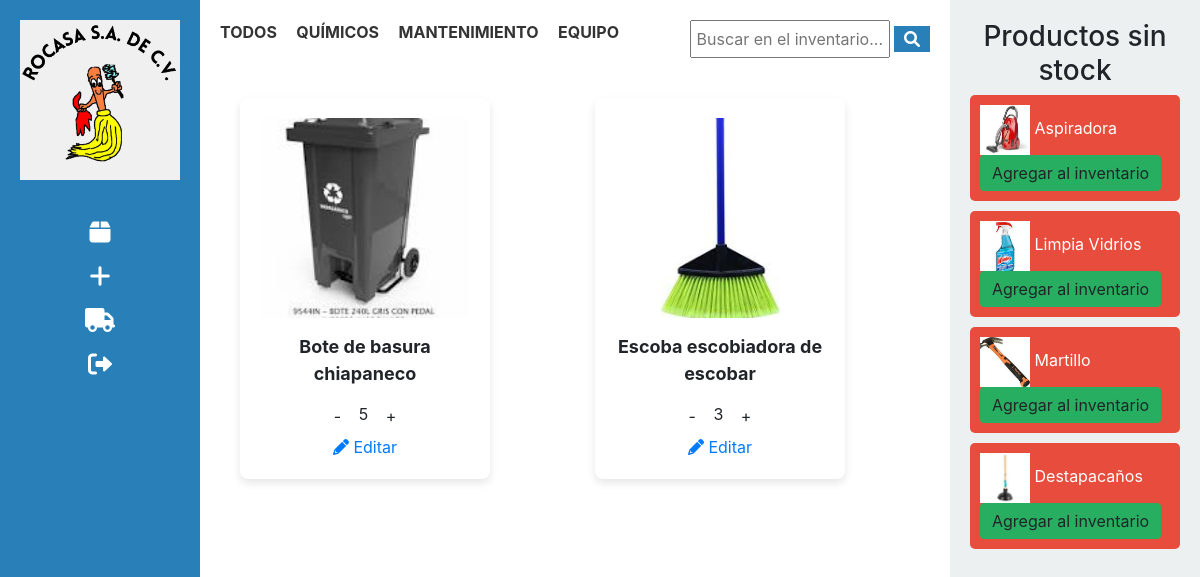
/ (signed in), run on the app's committed database.
### app.py (models this page shows)
class Producto(db.Model):
    id = db.Column(db.Integer, primary_key=True)
    nombre = db.Column(db.String(150), nullable=False)
    cantidad = db.Column(db.Integer, nullable=False)
    imagen_url = db.Column(db.String(200), nullable=False)
    categoria = db.Column(db.String(100), nullable=False)

### app.py (the view)
@app.route('/')
@login_required
def index():
    categoria = request.args.get('categoria')
    if categoria:
        productos = Producto.query.filter(Producto.categoria == categoria, Producto.cantidad > 0).all()
    else:
        productos = Producto.query.filter(Producto.cantidad > 0).all()
    productos_out_of_stock = Producto.query.filter_by(cantidad=0).all()
    return render_template('index.html', productos=productos, productos_out_of_stock=productos_out_of_stock, categoria=categoria)

### app.py (called while the page is built)
@app.after_request
def no_cache(response):
    response.headers['Cache-Control'] = 'no-store'
    response.headers['Pragma'] = 'no-cache'
    response.headers['Expires'] = '0'
    return response

@login_manager.user_loader
def load_user(user_id):
    return Usuario.query.get(int(user_id))  # Esto carga al usuario desde la base de datos por su ID

### templates/index.html (shortened to what this page needs)
<html lang="es">
<head>
    <link rel="stylesheet" href="https://cdnjs.cloudflare.com/ajax/libs/font-awesome/6.0.0-beta3/css/all.min.css">
    <link rel="stylesheet" href="/static/css/style.css">
    <link rel="stylesheet" href="https://stackpath.bootstrapcdn.com/bootstrap/4.5.2/css/bootstrap.min.css">
</head>
<body>
    <div class="sidebar-left">
        <img src="/static/images/rocasalogo.png" alt="Logo">
        <i class="fas fa-box" onclick="location.href='/index'; window.location.reload();"></i>
        <i class="fas fa-plus" onclick="location.href='/agregar_producto'"></i>
        <i class="fas fa-truck" onclick="location.href='/surtir_producto'"></i>
    <i class="fas fa-sign-out-alt" onclick="logoutAndRefresh()"></i>
    </div>
    <div class="main-content">
        <div class="header">
            <div class="categories">
                <a href="{{ url_for('index') }}">TODOS</a>
                <a href="{{ url_for('index', categoria='quimicos') }}">QUÍMICOS</a>
                <a href="{{ url_for('index', categoria='mantenimiento') }}">MANTENIMIENTO</a>
                <a href="{{ url_for('index', categoria='equipo') }}">EQUIPO</a>
            </div>
            <div class="search-container">
                <input type="text" placeholder="Buscar en el inventario...">
                <button><i class="fas fa-search"></i></button>
            </div>
        </div>
        <div class="product-grid">
            {% for producto in productos %}
                <div class="product-card">
                    <img src="{{ url_for('static', filename='uploads/' + producto.imagen_url) }}" alt="{{ producto.nombre }}">
                    <div class="product-name">{{ producto.nombre }}</div>
                    <div class="quantity">
                        <form method="POST" action="{{ url_for('update_quantity') }}">
                            <button type="submit" class="btn" name="action" value="decrementar">-</button>
                            <span class="{{ 'low-stock' if producto.cantidad == 1 else '' }}">
                                {{ producto.cantidad }}
                            </span>
                            <button type="submit" class="btn" name="action" value="incrementar">+</button>
                        </form>
                    </div>
                    <div class="edit-btn">
                        <a href="{{ url_for('editar_producto', producto_id=producto.id) }}">
                            <i class="fa fa-pencil"></i> Editar
                        </a>
                    </div>
                </div>
            {% else %}
                <div>No hay productos disponibles en esta categoría.</div>
            {% endfor %}
        </div>
    </div>
    <div class="sidebar-right">
        <h3>Productos sin stock</h3>
        {% for producto in productos_out_of_stock %}
            <div class="product-out-of-stock">
                <img src="{{ url_for('static', filename='uploads/' + producto.imagen_url) }}" alt="{{ producto.nombre }}" style="width: 50px; height: 50px;">
                {{ producto.nombre }}
                <form method="POST" action="{{ url_for('update_quantity') }}">
                    <button type="submit" class="btn" name="action" value="incrementar">Agregar al inventario</button>
                </form>
            </div>
        {% else %}
            <div>No hay productos agotados</div>
        {% endfor %}
    </div>
</body>
</html>

### static/css/style.css (style rules this page uses)
:root { --bg-color: #ffffff; --text-color: #212529; --card-bg: #f8f9fa; --border-color: #dee2e6; --header-bg: #2c3e50; --urgente-color: #ff961e; --tiempo-color: #1dd1a1; }
* { margin: 0; padding: 0; box-sizing: border-box; }
body { background-color: var(--bg-color); color: var(--text-color); transition: all 0.3s ease; font-family: Arial, sans-serif; display: flex; justify-content: space-between; }
.sidebar-left { width: 200px; background-color: #2980b9; color: #fff; padding: 20px; text-align: center; display: flex; flex-direction: column; gap: 20px; }
.sidebar-left img { width: 100%; margin-bottom: 20px; }
.sidebar-left i { font-size: 24px; cursor: pointer; transition: all 0.3s ease; }
.main-content { flex-grow: 1; padding: 20px; }
.header { display: flex; justify-content: space-between; margin-bottom: 20px; }
.categories a { margin-right: 15px; text-decoration: none; color: #333; font-weight: bold; }
.search-container input { padding: 5px; width: 200px; }
.search-container button { padding: 5px 10px; background-color: #2980b9; border: none; color: white; cursor: pointer; }
.product-grid { display: grid; grid-template-columns: repeat(auto-fill, minmax(250px, 1fr)); margin-top: 20px; }
.product-card { background-color: #fff; padding: 20px; box-shadow: 0 4px 8px rgba(0, 0, 0, 0.1); border-radius: 8px; text-align: center; display: flex; flex-direction: column; justify-content: space-between; }
.product-card img { width: 100%; height: 200px; object-fit: cover; margin-bottom: 15px; border-radius: 8px; }
.product-name { font-size: 18px; margin-bottom: 10px; font-weight: bold; }
.quantity { display: flex; justify-content: center; align-items: center; gap: 10px; }
.btn { padding: 5px 15px; background-color: #2980b9; border: none; color: white; cursor: pointer; border-radius: 5px; }
.sidebar-right { width: 250px; background-color: #ecf0f1; padding: 20px; }
.product-out-of-stock { background-color: #e74c3c; color: white; padding: 10px; margin-bottom: 10px; border-radius: 5px; }
.product-out-of-stock form button { background-color: #27ae60; border: none; }
h3 { text-align: center; margin-bottom: 20px; }
.product-card { position: relative; width: 250px; margin: 20px; border-radius: 8px; box-shadow: 0 4px 8px rgba(0, 0, 0, 0.1); transition: all 0.3s ease-in-out; }

### data on the page
Producto: imagen_url (picture), nombre "Bote de basura chiapaneco", cantidad "5"
Producto: imagen_url (picture), nombre "Escoba escobiadora de escobar", cantidad "3"
Producto: imagen_url (picture), nombre "Aspiradora"
Producto: imagen_url (picture), nombre "Limpia Vidrios"
Producto: imagen_url (picture), nombre "Martillo"
Producto: imagen_url (picture), nombre "Destapacaños"
